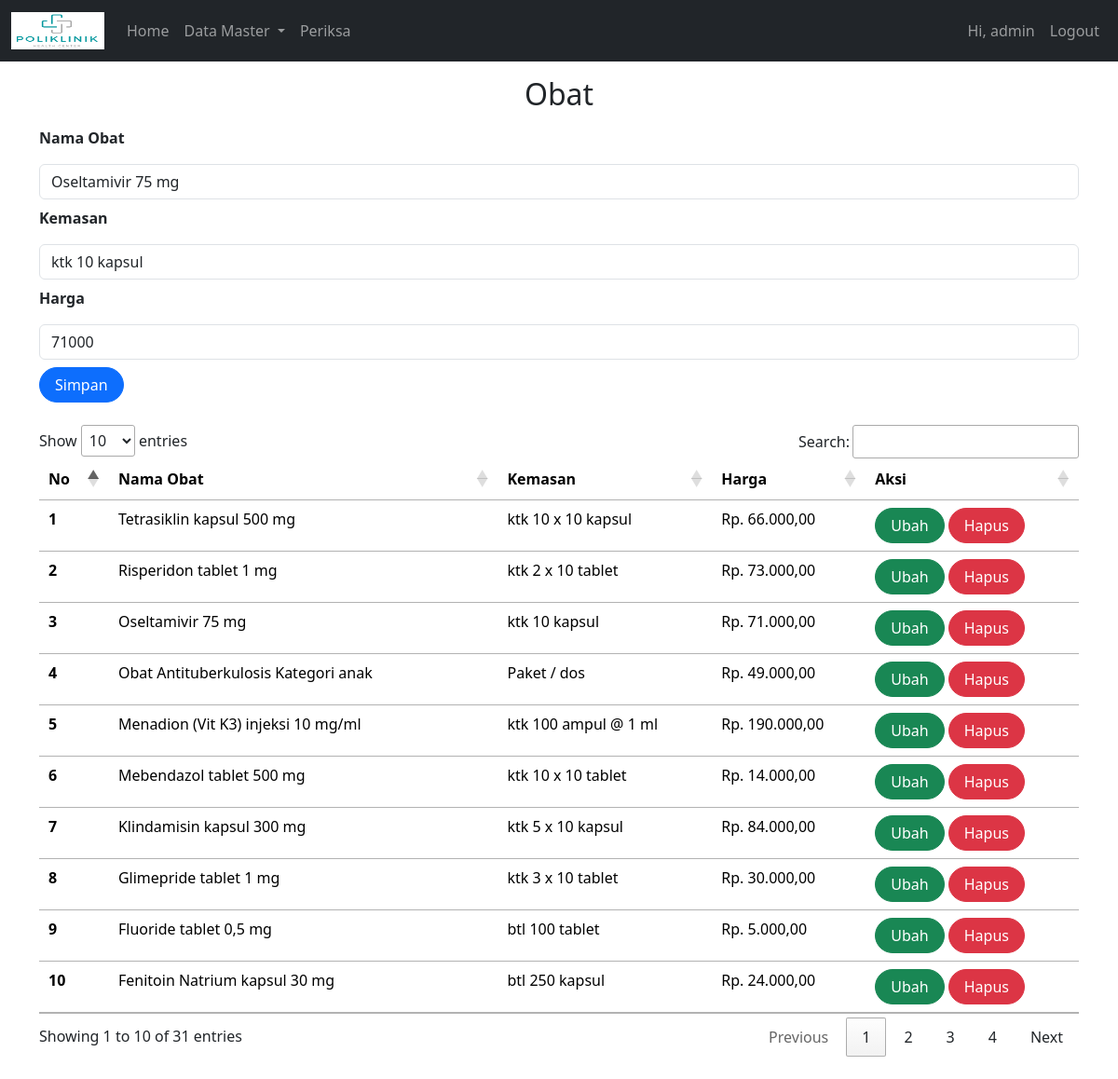
/index.php?page=obat&id=29 (signed in), run on the app's committed database.
### tables this page shows
CREATE TABLE `obat` (
  `id` int(11) NOT NULL,
  `nama_obat` varbinary(255) NOT NULL,
  `kemasan` varchar(255) NOT NULL,
  `harga` int(50) NOT NULL
);

### obat.php (the view, shortened to what this page needs)
<form class="form row" method="POST" action="" name="myForm" onsubmit="return(validate());">
    <?php
    include ('koneksi.php');
    $nama_obat = '';
    $kemasan = '';
    $harga = '';
    if (isset($_GET['id'])) {
        $ambil = mysqli_query($mysqli,
        "SELECT * FROM obat
        WHERE id='" . $_GET['id'] . "'");
        while ($row = mysqli_fetch_array($ambil)) {
            $nama_obat = $row['nama_obat'];
            $kemasan = $row['kemasan'];
            $harga = $row['harga'];
        }
    ?>
    <?php
    }
    ?>
    <div>
        <label class="form-label fw-bold">
            Nama Obat
        </label>
        <input type="text" class="form-control my-2" name="nama_obat" value="<?php echo $nama_obat ?>">
        <label class="form-label fw-bold">
            Kemasan
        </label>
        <input type="text" class="form-control my-2" name="kemasan" value="<?php echo $kemasan ?>">
        <label class="form-label fw-bold">
        Harga
        </label>
        <input type="text" class="form-control my-2" name="harga" value="<?php echo $harga ?>">
        <button type="submit" class="btn btn-primary rounded-pill px-3" name="simpan">Simpan</button>
  </div>
</form>
<div class="table-responsive my-4">
    <table class="table table-responsive" id="myTable">
        <thead>
            <tr>
                <th scope="col">No</th>
                <th scope="col">Nama Obat</th>
                <th scope="col">Kemasan</th>
                <th scope="col">Harga</th>
                <th scope="col">Aksi</th>
            </tr>
        </thead>
        <tbody>
            <?php
            $result = mysqli_query(
                $mysqli,"SELECT * FROM obat ORDER BY nama_obat DESC"
                );
            $no = 1;
            while ($data = mysqli_fetch_array($result)) {
            ?>
                <tr>
                    <th scope="row"><?php echo $no++ ?></th>
                    <td><?php echo $data['nama_obat'] ?></td>
                    <td><?php echo $data['kemasan'] ?></td>
                    <td><?php echo "Rp. " .number_format($data['harga'],2,',','.')?></td>
                    <td>
                        <a class="btn btn-success rounded-pill px-3"
                        href="index.php?page=obat&id=<?php echo $data['id'] ?>">Ubah
                        </a>
                        <a class="btn btn-danger rounded-pill px-3"
                        href="index.php?page=obat&id=<?php echo $data['id'] ?>&aksi=hapus">Hapus
                        </a>
                    </td>
                </tr>
            <?php
            }
            ?>
        </tbody>
    </table>
</div>

### data on the page
obat: nama_obat "Oseltamivir 75 mg", kemasan "ktk 10 kapsul", harga "71000", harga "71.000,00"
obat: nama_obat "Tetrasiklin kapsul 500 mg", kemasan "ktk 10 x 10 kapsul", harga "66.000,00"
obat: nama_obat "Risperidon tablet 1 mg", kemasan "ktk 2 x 10 tablet", harga "73.000,00"
obat: nama_obat "Obat Antituberkulosis Kategori anak", kemasan "Paket / dos", harga "49.000,00"
obat: nama_obat "Menadion (Vit K3) injeksi 10 mg/ml", kemasan "ktk 100 ampul @ 1 ml", harga "190.000,00"
obat: nama_obat "Mebendazol tablet 500 mg", kemasan "ktk 10 x 10 tablet", harga "14.000,00"
obat: nama_obat "Klindamisin kapsul 300 mg", kemasan "ktk 5 x 10 kapsul", harga "84.000,00"
obat: nama_obat "Glimepride tablet 1 mg", kemasan "ktk 3 x 10 tablet", harga "30.000,00"
obat: nama_obat "Fluoride tablet 0,5 mg", kemasan "btl 100 tablet", harga "5.000,00"
obat: nama_obat "Fenitoin Natrium kapsul 30 mg", kemasan "btl 250 kapsul", harga "24.000,00"

### other printed values
$_SESSION['username'] "admin"
$_GET['page'] "Obat"
